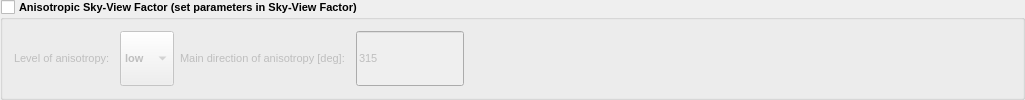
                  <widget class="QGroupBox" name="group_anisotropic">
                   <property name="enabled">
                    <bool>true</bool>
                   </property>
                   <property name="sizePolicy">
                    <sizepolicy hsizetype="Preferred" vsizetype="Preferred">
                     <horstretch>0</horstretch>
                     <verstretch>0</verstretch>
                    </sizepolicy>
                   </property>
                   <property name="minimumSize">
                    <size>
                     <width>1025</width>
                     <height>65</height>
                    </size>
                   </property>
                   <property name="maximumSize">
                    <size>
                     <width>16777215</width>
                     <height>16777215</height>
                    </size>
                   </property>
                   <property name="font">
                    <font>
                     <pointsize>8</pointsize>
                     <weight>75</weight>
                     <bold>true</bold>
                    </font>
                   </property>
                   <property name="accessibleDescription">
                    <string>anisotropic_svf</string>
                   </property>
                   <property name="title">
                    <string>Anisotropic Sky-View Factor (set parameters in Sky-View Factor)</string>
                   </property>
                   <property name="flat">
                    <bool>false</bool>
                   </property>
                   <property name="checkable">
                    <bool>true</bool>
                   </property>
                   <property name="checked">
                    <bool>false</bool>
                   </property>
                   <layout class="QHBoxLayout" name="horizontalLayout_11" stretch="0,0">
                    <item>
                     <layout class="QHBoxLayout" name="horizontalLayout_53">
                      <item>
                       <widget class="QLabel" name="label_53">
                        <property name="sizePolicy">
                         <sizepolicy hsizetype="Preferred" vsizetype="Preferred">
                          <horstretch>0</horstretch>
                          <verstretch>0</verstretch>
                         </sizepolicy>
                        </property>
                        <property name="minimumSize">
                         <size>
                          <width>100</width>
                          <height>20</height>
                         </size>
                        </property>
                        <property name="maximumSize">
                         <size>
                          <width>16777215</width>
                          <height>16777215</height>
                         </size>
                        </property>
                        <property name="font">
                         <font>
                          <pointsize>8</pointsize>
                          <weight>50</weight>
                          <bold>false</bold>
                         </font>
                        </property>
                        <property name="text">
                         <string>Level of anisotropy:</string>
                        </property>
                       </widget>
                      </item>
                      <item>
                       <widget class="QComboBox" name="combo_asvf_level">
                        <property name="sizePolicy">
                         <sizepolicy hsizetype="Preferred" vsizetype="Preferred">
                          <horstretch>0</horstretch>
                          <verstretch>0</verstretch>
                         </sizepolicy>
                        </property>
                        <property name="minimumSize">
                         <size>
                          <width>50</width>
                          <height>20</height>
                         </size>
                        </property>
                        <property name="maximumSize">
                         <size>
                          <width>16777215</width>
                          <height>16777215</height>
                         </size>
                        </property>
                        <property name="font">
                         <font>
                          <pointsize>8</pointsize>
                         </font>
                        </property>
                        <property name="accessibleDescription">
                         <string>anisotropy_level</string>
                        </property>
                        <item>
                         <property name="text">
                          <string>low</string>
                         </property>
                        </item>
                        <item>
                         <property name="text">
                          <string>high</string>
                         </property>
                        </item>
                       </widget>
                      </item>
                      <item>
                       <widget class="QLabel" name="label_52">
                        <property name="sizePolicy">
                         <sizepolicy hsizetype="Preferred" vsizetype="Preferred">
                          <horstretch>0</horstretch>
                          <verstretch>0</verstretch>
                         </sizepolicy>
                        </property>
                        <property name="minimumSize">
                         <size>
                          <width>170</width>
                          <height>20</height>
                         </size>
                        </property>
                        <property name="maximumSize">
                         <size>
                          <width>16777215</width>
                          <height>16777215</height>
                         </size>
                        </property>
                        <property name="font">
                         <font>
                          <pointsize>8</pointsize>
                          <weight>50</weight>
                          <bold>false</bold>
                         </font>
                        </property>
                        <property name="text">
                         <string>Main direction of anisotropy [deg]:</string>
                        </property>
                       </widget>
                      </item>
                      <item>
                       <widget class="QLineEdit" name="line_asvf_dir">
                        <property name="sizePolicy">
                         <sizepolicy hsizetype="Preferred" vsizetype="Preferred">
                          <horstretch>0</horstretch>
                          <verstretch>0</verstretch>
                         </sizepolicy>
                        </property>
                        <property name="minimumSize">
                         <size>
                          <width>50</width>
                          <height>20</height>
                         </size>
                        </property>
                        <property name="maximumSize">
                         <size>
                          <width>16777215</width>
                          <height>16777215</height>
                         </size>
                        </property>
                        <property name="font">
                         <font>
                          <pointsize>8</pointsize>
                          <weight>50</weight>
                          <bold>false</bold>
                         </font>
                        </property>
                        <property name="accessibleDescription">
                         <string>anisotropy_direction</string>
                        </property>
                        <property name="inputMask">
                         <string>009</string>
                        </property>
                        <property name="text">
                         <string>315</string>
                        </property>
                        <property name="maxLength">
                         <number>3</number>
                        </property>
                        <property name="frame">
                         <bool>true</bool>
                        </property>
                        <property name="placeholderText">
                         <string>315</string>
                        </property>
                        <property name="clearButtonEnabled">
                         <bool>false</bool>
                        </property>
                       </widget>
                      </item>
                     </layout>
                    </item>
                    <item>
                     <spacer name="horizontalSpacer_4">
                      <property name="orientation">
                       <enum>Qt::Horizontal</enum>
                      </property>
                      <property name="sizeType">
                       <enum>QSizePolicy::Expanding</enum>
                      </property>
                      <property name="sizeHint" stdset="0">
                       <size>
                        <width>0</width>
                        <height>20</height>
                       </size>
                      </property>
                     </spacer>
                    </item>
                   </layout>
                  </widget>
